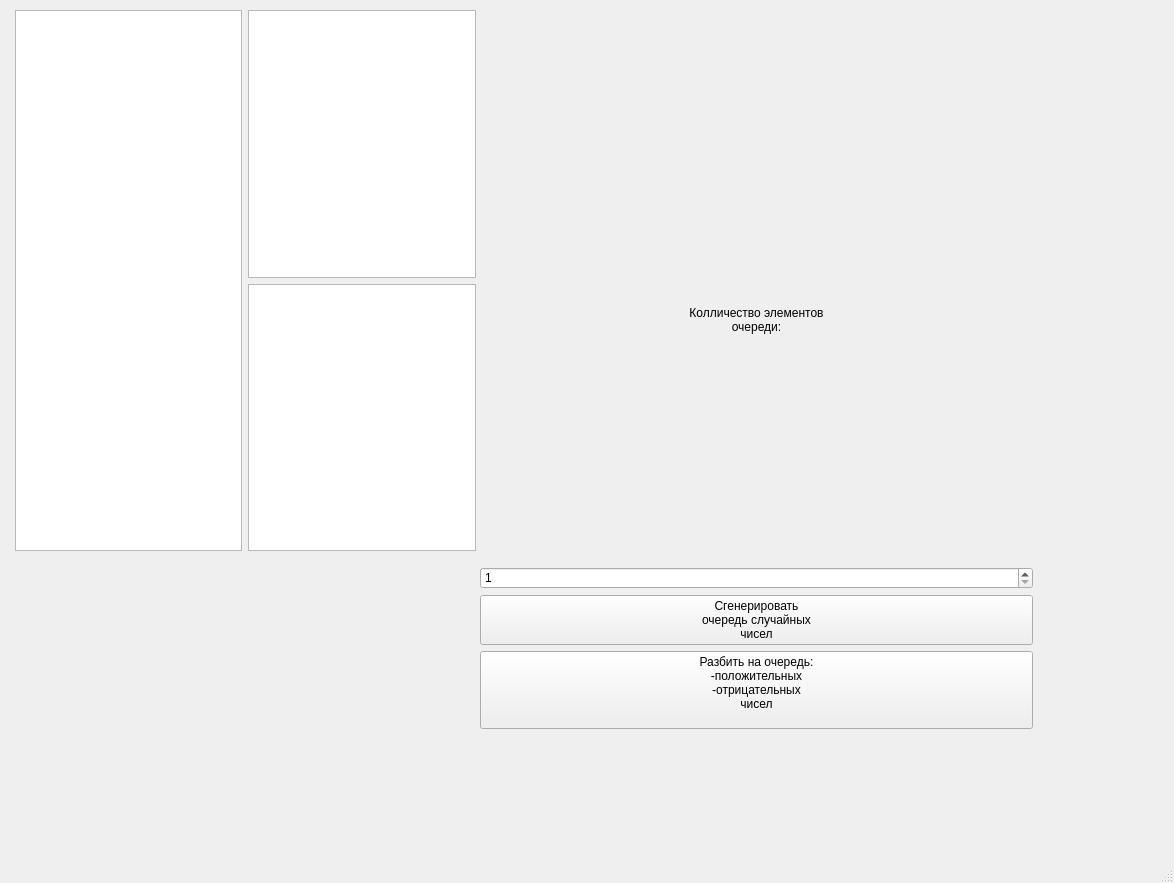
<?xml version="1.0" encoding="UTF-8"?>
<ui version="4.0">
 <class>MainWindow</class>
 <widget class="QMainWindow" name="MainWindow">
  <property name="geometry">
   <rect>
    <x>0</x>
    <y>0</y>
    <width>1174</width>
    <height>883</height>
   </rect>
  </property>
  <property name="windowTitle">
   <string>MainWindow</string>
  </property>
  <property name="styleSheet">
   <string notr="true">color: rgb(0, 0, 0);
font: 700 italic 17pt &quot;Ubuntu&quot;;
</string>
  </property>
  <widget class="QWidget" name="centralwidget">
   <widget class="QWidget" name="layoutWidget">
    <property name="geometry">
     <rect>
      <x>15</x>
      <y>10</y>
      <width>461</width>
      <height>541</height>
     </rect>
    </property>
    <layout class="QHBoxLayout" name="horizontalLayout">
     <item>
      <widget class="QListWidget" name="mainListWidget">
       <property name="styleSheet">
        <string notr="true"/>
       </property>
      </widget>
     </item>
     <item>
      <layout class="QVBoxLayout" name="verticalLayout">
       <item>
        <widget class="QListWidget" name="listWidgetNegative">
         <property name="styleSheet">
          <string notr="true"/>
         </property>
        </widget>
       </item>
       <item>
        <widget class="QListWidget" name="listWidgetPositive">
         <property name="styleSheet">
          <string notr="true"/>
         </property>
        </widget>
       </item>
      </layout>
     </item>
    </layout>
   </widget>
   <widget class="QWidget" name="layoutWidget">
    <property name="geometry">
     <rect>
      <x>480</x>
      <y>80</y>
      <width>553</width>
      <height>649</height>
     </rect>
    </property>
    <layout class="QVBoxLayout" name="verticalLayout_2">
     <item>
      <widget class="QLabel" name="label">
       <property name="text">
        <string>&lt;html&gt;&lt;head/&gt;&lt;body&gt;&lt;p align=&quot;center&quot;&gt;Колличество элементов&lt;br/&gt;очереди:&lt;/p&gt;&lt;/body&gt;&lt;/html&gt;</string>
       </property>
      </widget>
     </item>
     <item>
      <widget class="QSpinBox" name="spinBox">
       <property name="minimum">
        <number>1</number>
       </property>
       <property name="maximum">
        <number>30</number>
       </property>
      </widget>
     </item>
     <item>
      <widget class="QPushButton" name="bnt_generation">
       <property name="text">
        <string>Сгенерировать
очередь случайных
чисел</string>
       </property>
      </widget>
     </item>
     <item>
      <widget class="QPushButton" name="bnt_split">
       <property name="text">
        <string>Разбить на очередь:
-положительных
-отрицательных
чисел
</string>
       </property>
      </widget>
     </item>
    </layout>
   </widget>
  </widget>
  <widget class="QMenuBar" name="menubar">
   <property name="geometry">
    <rect>
     <x>0</x>
     <y>0</y>
     <width>1174</width>
     <height>56</height>
    </rect>
   </property>
  </widget>
  <widget class="QStatusBar" name="statusbar"/>
 </widget>
 <resources/>
 <connections/>
</ui>
